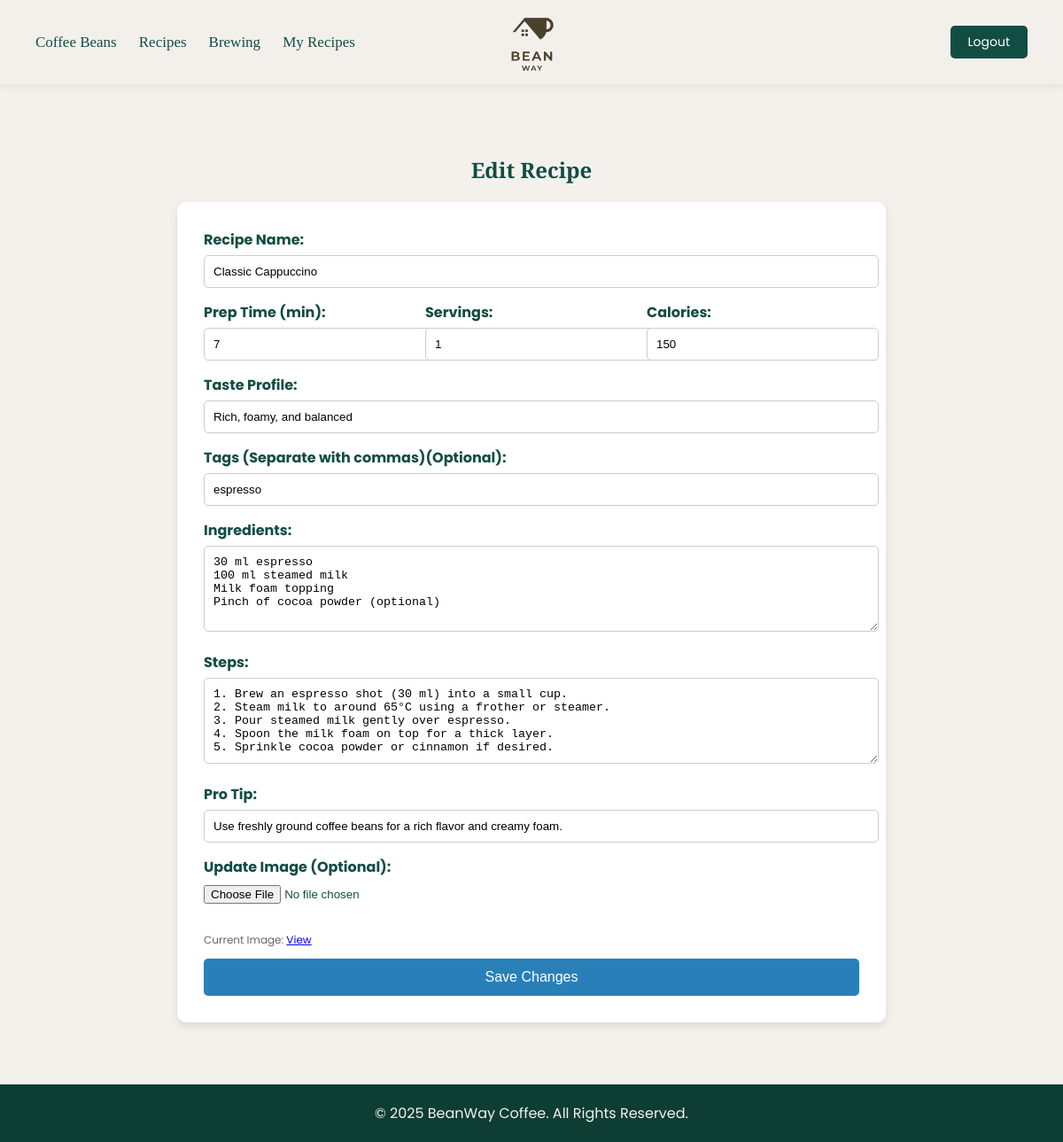
The page /phase4_php/edit-recipe.php?id=1 (signed in) on the database its author committed.
### tables this page shows
CREATE TABLE `recipe` (
  `RecipeID` int(11) NOT NULL,
  `Title` varchar(100) NOT NULL,
  `Time` int(11) NOT NULL,
  `Servings` int(11) NOT NULL,
  `Calories` int(11) NOT NULL,
  `Taste` varchar(100) NOT NULL,
  `Ingredients` text NOT NULL,
  `Steps` text NOT NULL,
  `Tip` varchar(255) DEFAULT NULL,
  `Image` varchar(255) NOT NULL,
  `Status` enum('pending','approved','rejected') NOT NULL DEFAULT 'pending',
  `UserID` int(11) NOT NULL
);

### phase4_php/edit-recipe.php (the view, shortened to what this page needs)
<?php
require 'db_connect.php';
$recipe_id = isset($_GET['id']) ? intval($_GET['id']) : 0;
$user_id = $_SESSION['user_id'];
$sql = "SELECT * FROM recipe WHERE RecipeID = ? AND UserID = ?";
$stmt = $conn->prepare($sql);
$stmt->bind_param("ii", $recipe_id, $user_id);
$stmt->execute();
$result = $stmt->get_result();
$recipe = $result->fetch_assoc();
$tags_sql = "SELECT t.Name FROM tag t
             JOIN category c ON t.TagID = c.TagID
             WHERE c.RecipeID = ?";
$tag_stmt = $conn->prepare($tags_sql);
$tag_stmt->bind_param("i", $recipe_id);
$tag_stmt->execute();
$tag_result = $tag_stmt->get_result();
$current_tags = [];
while($row = $tag_result->fetch_assoc()) {
    $current_tags[] = $row['Name'];
}
$tags_string = implode(", ", $current_tags);
?>
<?php include 'header.php'; ?>
<main style="max-width:800px; margin:40px auto; padding:20px;">
    <h2 style="font-family:'Playfair Display',serif; text-align:center;">Edit Recipe</h2>
    <form action="" method="POST" enctype="multipart/form-data" style="background:#fff; padding:30px; border-radius:10px; box-shadow:0 4px 10px rgba(0,0,0,0.1);">
        <label style="display:block; margin-bottom:5px; font-weight:bold;">Recipe Name:</label>
        <input type="text" name="title" value="<?php echo htmlspecialchars($recipe['Title']); ?>" required style="width:100%; padding:10px; margin-bottom:15px; border:1px solid #ccc; border-radius:5px;">
        <div style="display:flex; gap:10px; margin-bottom:15px;">
            <div style="flex:1;">
                <label style="display:block; margin-bottom:5px; font-weight:bold;">Prep Time (min):</label>
                <input type="number" name="prep_time" value="<?php echo $recipe['Time']; ?>" required style="width:100%; padding:10px; border:1px solid #ccc; border-radius:5px;">
            </div>
            <div style="flex:1;">
                <label style="display:block; margin-bottom:5px; font-weight:bold;">Servings:</label>
                <input type="number" name="servings" value="<?php echo $recipe['Servings']; ?>" required style="width:100%; padding:10px; border:1px solid #ccc; border-radius:5px;">
            </div>
            <div style="flex:1;">
                <label style="display:block; margin-bottom:5px; font-weight:bold;">Calories:</label>
                <input type="number" name="calories" value="<?php echo $recipe['Calories']; ?>" required style="width:100%; padding:10px; border:1px solid #ccc; border-radius:5px;">
            </div>
        </div>
        <label style="display:block; margin-bottom:5px; font-weight:bold;">Taste Profile:</label>
        <input type="text" name="taste" value="<?php echo htmlspecialchars($recipe['Taste']); ?>" required style="width:100%; padding:10px; margin-bottom:15px; border:1px solid #ccc; border-radius:5px;">
        <label style="display:block; margin-bottom:5px; font-weight:bold;">Tags (Separate with commas)(Optional):</label>
        <input type="text" name="tags" value="<?php echo htmlspecialchars($tags_string); ?>" style="width:100%; padding:10px; margin-bottom:15px; border:1px solid #ccc; border-radius:5px;">
        <label style="display:block; margin-bottom:5px; font-weight:bold;">Ingredients:</label>
        <textarea name="ingredients" rows="5" required style="width:100%; padding:10px; margin-bottom:15px; border:1px solid #ccc; border-radius:5px;"><?php echo htmlspecialchars($recipe['Ingredients']); ?></textarea>
        <label style="display:block; margin-bottom:5px; font-weight:bold;">Steps:</label>
        <textarea name="steps" rows="5" required style="width:100%; padding:10px; margin-bottom:15px; border:1px solid #ccc; border-radius:5px;"><?php echo htmlspecialchars($recipe['Steps']); ?></textarea>
        <label style="display:block; margin-bottom:5px; font-weight:bold;">Pro Tip:</label>
        <input type="text" name="tip" value="<?php echo htmlspecialchars($recipe['Tip']); ?>" style="width:100%; padding:10px; margin-bottom:15px; border:1px solid #ccc; border-radius:5px;">
        <label style="display:block; margin-bottom:5px; font-weight:bold;">Update Image (Optional):</label>
        <input type="file" name="image" style="margin-bottom:20px;">
        <p style="font-size:12px; color:#666;">Current Image: <a href="<?php echo $recipe['Image']; ?>" target="_blank">View</a></p>
        <button type="submit" style="background:#2980b9; color:#fff; padding:12px 20px; border:none; cursor:pointer; width:100%; border-radius:5px; font-size:16px;">Save Changes</button>
    </form>
</main>
<?php include 'footer.php'; ?>

### phase4_php/header.php (style rules this page uses)
body { font-family: "Poppins", sans-serif; margin: 0; padding: 0; background-color: #F4F1EC; color: #124D43; }

### rows shown on the page
recipe: title "Classic Cappuccino", prep_time "7", servings "1", calories "150", taste "Rich, foamy, and balanced", ingredients "30 ml espresso 100 ml steamed milk Milk foam topping Pinch of cocoa powder (optional)", steps "1. Brew an espresso shot (30 ml) into a small cup. 2. Steam milk to around 65°C using a frother or steamer. 3. Pour steamed milk gently over espresso. 4. Spoon the milk foam on top for a thick layer. 5. Sprinkle cocoa powder or cinnamon if desired.", tip "Use freshly ground coffee beans for a rich flavor and creamy foam."
